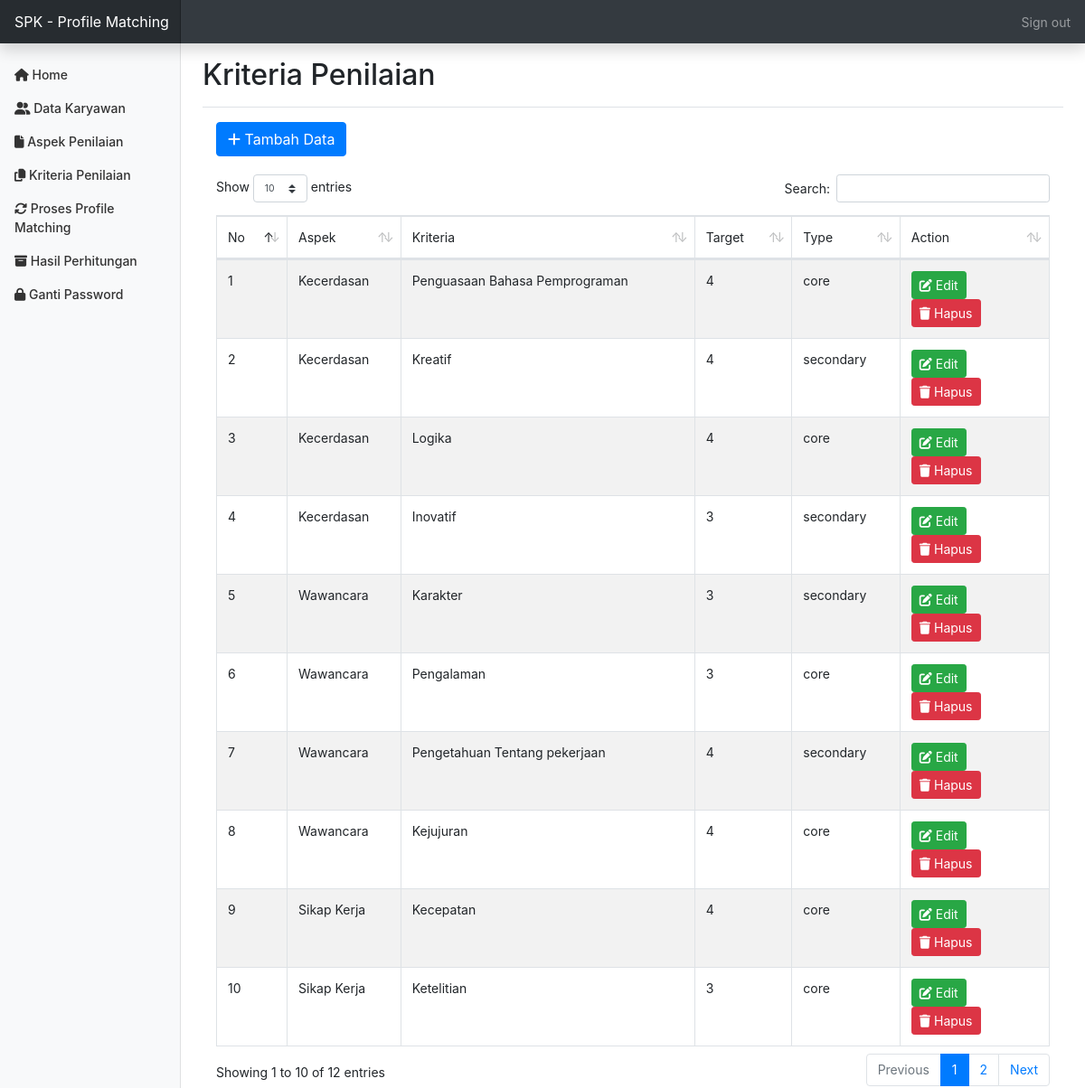
Page /home.php?page=kriteria (signed in) on the earlier database version.
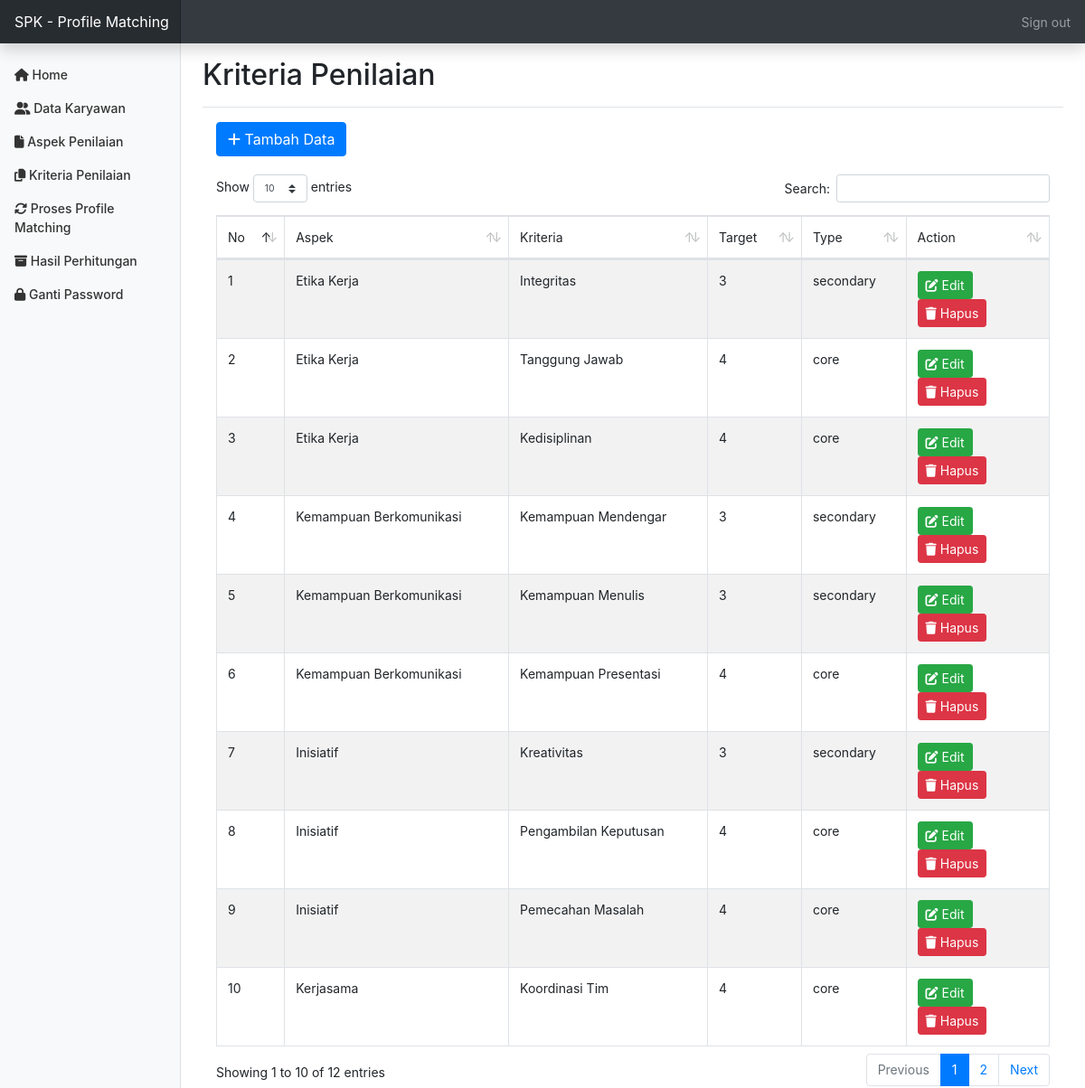
Same page on the later database version.
### tables this page shows
CREATE TABLE `pm_faktor` (
  `id_faktor` tinyint UNSIGNED NOT NULL,
  `id_aspek` tinyint UNSIGNED NOT NULL,
  `faktor` varchar(30) NOT NULL,
  `target` tinyint NOT NULL,
  `type` set('core','secondary') DEFAULT NULL
);

CREATE TABLE `pm_aspek` (
  `id_aspek` tinyint UNSIGNED NOT NULL,
  `aspek` varchar(100) NOT NULL,
  `prosentase` float NOT NULL,
  `bobot_core` float NOT NULL,
  `bobot_secondary` float NOT NULL
);

### kriteria.php (the view, shortened to what this page needs)
<div class="container">
		<a href="home.php?page=tambah_kriteria">
			<button style="margin-bottom: 20px;" class="btn btn-primary"> <i class="fa fa-plus"></i> Tambah Data </button>
		</a>
		<table id="example" class="table table-striped table-bordered" style="width:100%">
	    	<thead>
	    		<tr>
	    			<td>No</td>
	    			<td>Aspek</td>
	    			<td>Kriteria</td>
	    			<td>Target</td>
	    			<td>Type</td>
	    			<td>Action</td>
	    		</tr>
	    	</thead>
	    	<tbody>
				<?php
			        $no = 1;
			        $query = "SELECT * FROM pm_faktor a LEFT join pm_aspek b on a.id_aspek = b.id_aspek ORDER BY a.id_aspek ASC";
			        $pm_faktor = $koneksi->prepare($query);
			        $pm_faktor->execute();
			        $res1 = $pm_faktor->get_result();
			        if ($res1->num_rows > 0) {
				        while ($row = $res1->fetch_assoc()) {
				        	$id = $row['id_faktor'];
				        	$aspek = $row['aspek'];
				            $faktor = $row['faktor'];
				            $target = $row['target'];
				            $type = $row['type'];
				?>
					<tr>
						<td><?php echo $no++; ?></td>
						<td><?php echo $aspek; ?></td>
						<td><?php echo $faktor; ?></td>
						<td><?php echo $target; ?></td>
						<td><?php echo $type; ?></td>
						<td>
							<a href="home.php?page=edit_kriteria&aa=<?php echo base64_encode($id) ?>">
								<button class="btn btn-success btn-sm"> <i class="fa fa-edit"></i> Edit </button>
							</a>
							<a href="hapus_kriteria.php?aa=<?php echo base64_encode($id) ?>" onclick="javascript: return confirm('Apakah Anda yakin ingin menghapus data ini?')">
								<button class="btn btn-danger btn-sm"> <i class="fa fa-trash"></i> Hapus </button>
							</a>
						</td>
					</tr>
			    <?php } } else { ?>
				    <tr>
				    	<td colspan='7'>Tidak ada data ditemukan</td>
				    </tr>
			    <?php } ?>
	    	</tbody>
	    </table>
    </div>

Differences in the rows shown:
removed pm_faktor: id_aspek.aspek "Kecerdasan", faktor "Penguasaan Bahasa Pemprograman", target "4", type "core"
removed pm_faktor: id_aspek.aspek "Kecerdasan", faktor "Kreatif", target "4", type "secondary"
removed pm_faktor: id_aspek.aspek "Kecerdasan", faktor "Logika", target "4", type "core"
removed pm_faktor: id_aspek.aspek "Kecerdasan", faktor "Inovatif", target "3", type "secondary"
removed pm_faktor: id_aspek.aspek "Wawancara", faktor "Karakter", target "3", type "secondary"
removed pm_faktor: id_aspek.aspek "Wawancara", faktor "Pengalaman", target "3", type "core"
removed pm_faktor: id_aspek.aspek "Wawancara", faktor "Pengetahuan Tentang pekerjaan", target "4", type "secondary"
removed pm_faktor: id_aspek.aspek "Wawancara", faktor "Kejujuran", target "4", type "core"
removed pm_faktor: id_aspek.aspek "Sikap Kerja", faktor "Kecepatan", target "4", type "core"
removed pm_faktor: id_aspek.aspek "Sikap Kerja", faktor "Ketelitian", target "3", type "core"
added pm_faktor: id_aspek.aspek "Etika Kerja", faktor "Integritas", target "3", type "secondary"
added pm_faktor: id_aspek.aspek "Etika Kerja", faktor "Tanggung Jawab", target "4", type "core"
added pm_faktor: id_aspek.aspek "Etika Kerja", faktor "Kedisiplinan", target "4", type "core"
added pm_faktor: id_aspek.aspek "Kemampuan Berkomunikasi", faktor "Kemampuan Mendengar", target "3", type "secondary"
added pm_faktor: id_aspek.aspek "Kemampuan Berkomunikasi", faktor "Kemampuan Menulis", target "3", type "secondary"
added pm_faktor: id_aspek.aspek "Kemampuan Berkomunikasi", faktor "Kemampuan Presentasi", target "4", type "core"
added pm_faktor: id_aspek.aspek "Inisiatif", faktor "Kreativitas", target "3", type "secondary"
added pm_faktor: id_aspek.aspek "Inisiatif", faktor "Pengambilan Keputusan", target "4", type "core"
added pm_faktor: id_aspek.aspek "Inisiatif", faktor "Pemecahan Masalah", target "4", type "core"
added pm_faktor: id_aspek.aspek "Kerjasama", faktor "Koordinasi Tim", target "4", type "core"
